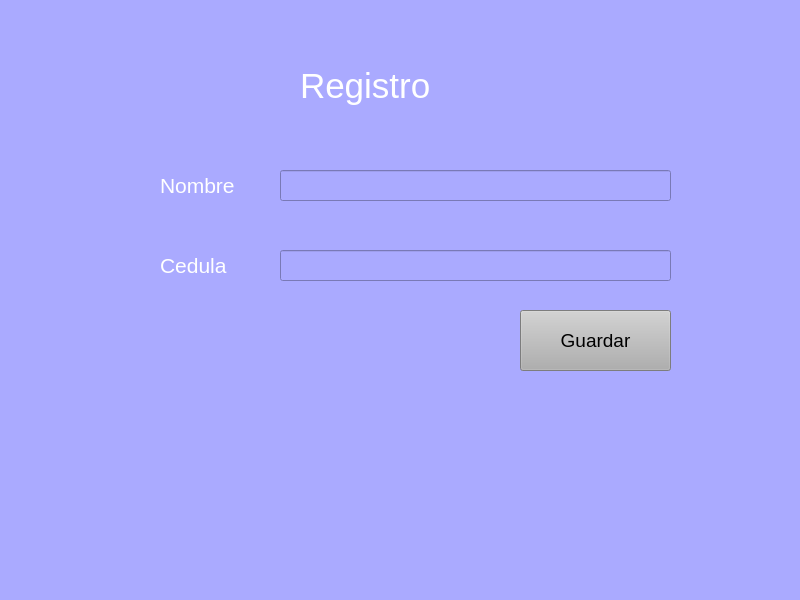
<?xml version="1.0" encoding="UTF-8"?>
<ui version="4.0">
 <class>MainWindow</class>
 <widget class="QMainWindow" name="MainWindow">
  <property name="geometry">
   <rect>
    <x>0</x>
    <y>0</y>
    <width>800</width>
    <height>600</height>
   </rect>
  </property>
  <property name="windowTitle">
   <string>MainWindow</string>
  </property>
  <property name="styleSheet">
   <string notr="true">background-color: rgb(170, 170, 255);
</string>
  </property>
  <widget class="QWidget" name="centralwidget">
   <widget class="QLabel" name="label">
    <property name="geometry">
     <rect>
      <x>300</x>
      <y>40</y>
      <width>301</width>
      <height>91</height>
     </rect>
    </property>
    <property name="font">
     <font>
      <pointsize>26</pointsize>
     </font>
    </property>
    <property name="styleSheet">
     <string notr="true">font-size: 15 pt; color :rgb(255, 255, 255)</string>
    </property>
    <property name="text">
     <string>Registro</string>
    </property>
   </widget>
   <widget class="QLabel" name="label_2">
    <property name="geometry">
     <rect>
      <x>160</x>
      <y>160</y>
      <width>111</width>
      <height>51</height>
     </rect>
    </property>
    <property name="font">
     <font>
      <pointsize>16</pointsize>
     </font>
    </property>
    <property name="styleSheet">
     <string notr="true">font-size: 15 pt; color :rgb(255, 255, 255)</string>
    </property>
    <property name="text">
     <string>Nombre</string>
    </property>
   </widget>
   <widget class="QLineEdit" name="lineEdit">
    <property name="geometry">
     <rect>
      <x>280</x>
      <y>170</y>
      <width>391</width>
      <height>31</height>
     </rect>
    </property>
    <property name="styleSheet">
     <string notr="true">font-size: 15 pt; color :rgb(255, 255, 255)</string>
    </property>
    <property name="text">
     <string/>
    </property>
   </widget>
   <widget class="QLineEdit" name="lineEdit_2">
    <property name="geometry">
     <rect>
      <x>280</x>
      <y>250</y>
      <width>391</width>
      <height>31</height>
     </rect>
    </property>
    <property name="styleSheet">
     <string notr="true">font-size: 15 pt; color :rgb(255, 255, 255)</string>
    </property>
    <property name="text">
     <string/>
    </property>
   </widget>
   <widget class="QLabel" name="label_3">
    <property name="geometry">
     <rect>
      <x>160</x>
      <y>240</y>
      <width>111</width>
      <height>51</height>
     </rect>
    </property>
    <property name="font">
     <font>
      <pointsize>16</pointsize>
     </font>
    </property>
    <property name="styleSheet">
     <string notr="true">font-size: 15 pt; color :rgb(255, 255, 255)</string>
    </property>
    <property name="text">
     <string>Cedula</string>
    </property>
   </widget>
   <widget class="QPushButton" name="pushButton">
    <property name="geometry">
     <rect>
      <x>520</x>
      <y>310</y>
      <width>151</width>
      <height>61</height>
     </rect>
    </property>
    <property name="styleSheet">
     <string notr="true"> font-size: 14pt;
background-color: rgb(175, 175, 175);
</string>
    </property>
    <property name="text">
     <string>Guardar</string>
    </property>
   </widget>
  </widget>
  <widget class="QMenuBar" name="menubar">
   <property name="geometry">
    <rect>
     <x>0</x>
     <y>0</y>
     <width>800</width>
     <height>26</height>
    </rect>
   </property>
  </widget>
  <widget class="QStatusBar" name="statusbar"/>
 </widget>
 <resources/>
 <connections/>
</ui>
